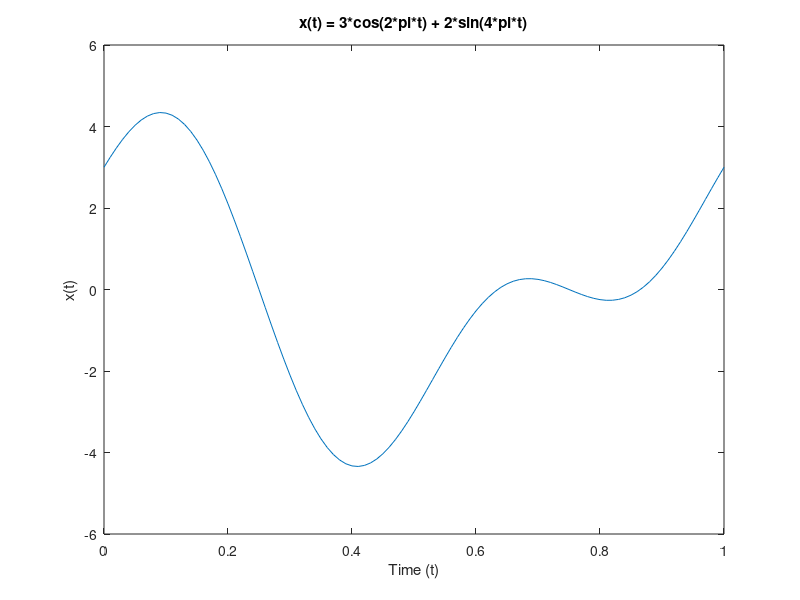
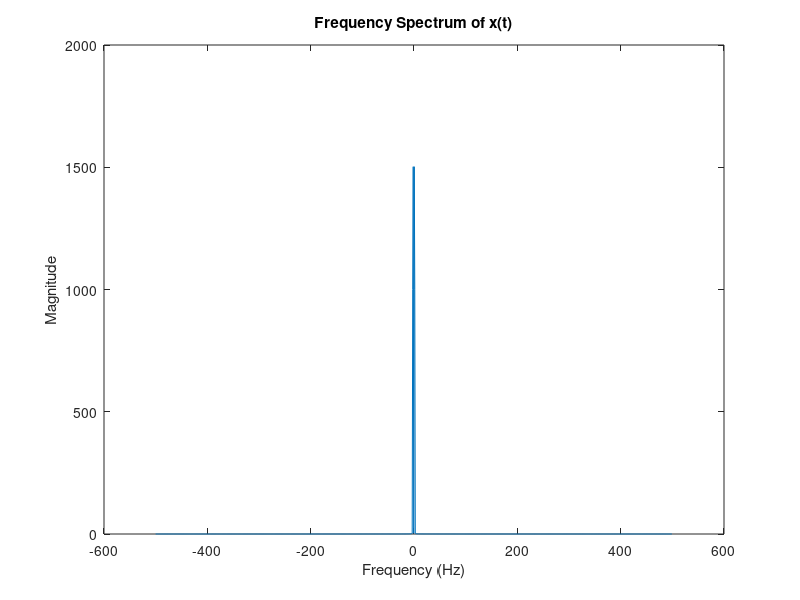

These charts were generated, in order, by the following MATLAB code:
%===================== 1. QUESTION ====================
%========1==========
% Define time [0,1]
t = 0:0.01:1;

% Define the signal
x = 3*cos(2*pi*t) + 2*sin(4*pi*t);

% Plot the signal
plot(t, x);

% Set labels
xlabel('Time (t)');
ylabel('x(t)');
title('x(t) = 3*cos(2*pi*t) + 2*sin(4*pi*t)');

%========2===========
% Define the time range
t = 0:0.001:1; 

% Define the signal
x = 3*cos(2*pi*t) + 2*sin(4*pi*t);

% Compute the Fourier Transform
X = fft(x);

% Compute the frequency axis
Fs = 1/(t(2)-t(1)); 
f = -Fs/2:Fs/length(t):Fs/2-Fs/length(t); 

% Plot the magnitude spectrum
figure;
plot(f,abs(fftshift(X)));
xlabel('Frequency (Hz)');
ylabel('Magnitude');
title('Frequency Spectrum of x(t)');
%========3==========
% Define time vector for one period
t = 0:0.01:1;

% Define the signal
x = 3*cos(2*pi*t) + 2*sin(4*pi*t);

% Compute the Fourier transform (FFT)
X = fft(x);

% Find the average 
N = length(x);
avg_power = (1/N) * sum(abs(X).^2);

% Display the average power
disp('Average Power:');
disp(avg_power);

%===================== 2. QUESTION ====================

% Define the signal
x = [1, -2, 3, -4, 5];

% Find Length
length_x = length(x);

% Display Length
disp('Length of the signal:');
disp(length_x);

% Define the signal
x = [1, -2, 3, -4, 5];

% Find the value of x(3)
value = x(3);
disp('Value of x[3]:');
disp(value);

% Define the signal
x = [1, -2, 3, -4, 5];

% Find the sum
signalsSum = sum(x);

% Display the sum 
disp('Sum of all elements:');
disp(num2str(signalsSum));

% Define the signal
x = [1, -2, 3, -4, 5];

% Calculate the energy of the signal
energy = sum(abs(x).^2);

% Display the energy of the signal
disp('Energy of the signal: ');
disp(num2str(energy));